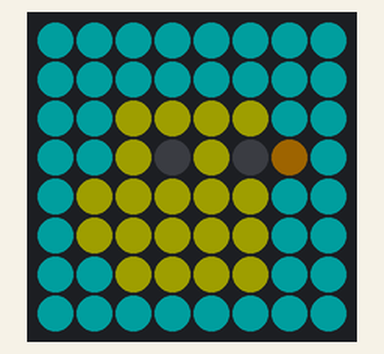
Simulated run of this sketch. Board: ESP8266 (NodeMCU). On the bench: 8×8 RGB LED matrix (first LED top left, wired row by row). Dim RGB values are drawn brighter than linear.

Above: at 0.1 s.

The sketch:

kueken.ino
```cpp
#include <FastLED.h>

#define LED_PIN     D4

#define PIXEL_ROWS  8

#define PIXEL_COLS  8

#define NUM_LEDS    (PIXEL_ROWS * PIXEL_COLS)

#define BRIGHTNESS  30

#define LED_TYPE    WS2812B

#define COLOR_ORDER GRB

CRGB leds[NUM_LEDS];
int kopf[] = {27, 29};
int schnabel[] = {30};
int federn[] = {18, 19, 20, 21, 26, 28, 33, 34, 35, 36, 37, 41, 42, 43, 44, 45, 50, 51, 52, 53};

void setup() {
  FastLED.addLeds<LED_TYPE, LED_PIN, COLOR_ORDER>(leds, NUM_LEDS);

  fill_solid(leds, NUM_LEDS, CRGB::Aqua);
  FastLED.setBrightness(BRIGHTNESS);
  FastLED.show();

}

void loop() {
  for(int i = 0; i < sizeof(kopf)/sizeof(kopf[0]); i++){
    leds[kopf[i]] = CRGB::Black;
  }
  for(int i = 0; i < sizeof(schnabel)/sizeof(schnabel[0]); i++){
    leds[schnabel[i]] = CRGB::Orange;
  }
  for(int i = 0; i < sizeof(federn)/sizeof(federn[0]); i++){
    leds[federn[i]] = CRGB::Yellow;
  }

  FastLED.show();
}
```
